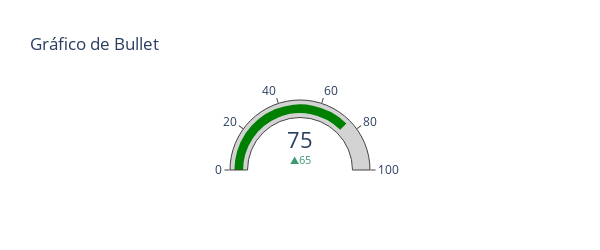

The notebook cell saved with this chart:
### Code cell
import plotly.graph_objects as go

# Definindo os valores
value = 75
delta = 10
range_min = 0
range_max = 100

# Criando o gráfico de bullet
fig = go.Figure()

fig.add_trace(go.Indicator(
    mode="number+gauge+delta",
    value=value,
    delta=dict(reference=delta),
    gauge=dict(
        axis=dict(range=[range_min, range_max]),
        bar=dict(color="green"),
        steps=[
            dict(range=[range_min, range_max], color="lightgray"),
        ],
    ),
    domain={'x': [0, 1], 'y': [0, 1]}
))

# Atualizando o layout
fig.update_layout(title_text="Gráfico de Bullet",
                  height=250, width=600)

# Exibindo o gráfico
fig.show()

### Figure 1 — Plotly figure (JSON) as saved in the notebook; plotly's stock layout.template omitted (floating-point values rounded to 4 significant figures)
{"data": [{"delta": {"reference": 10}, "domain": {"x": [0, 1], "y": [0, 1]}, "gauge": {"axis": {"range": [0, 100]}, "bar": {"color": "green"}, "steps": [{"color": "lightgray", "range": [0, 100]}]}, "mode": "number+gauge+delta", "type": "indicator", "value": 75}], "layout": {"height": 250, "title": {"text": "Gráfico de Bullet"}, "width": 600}}
